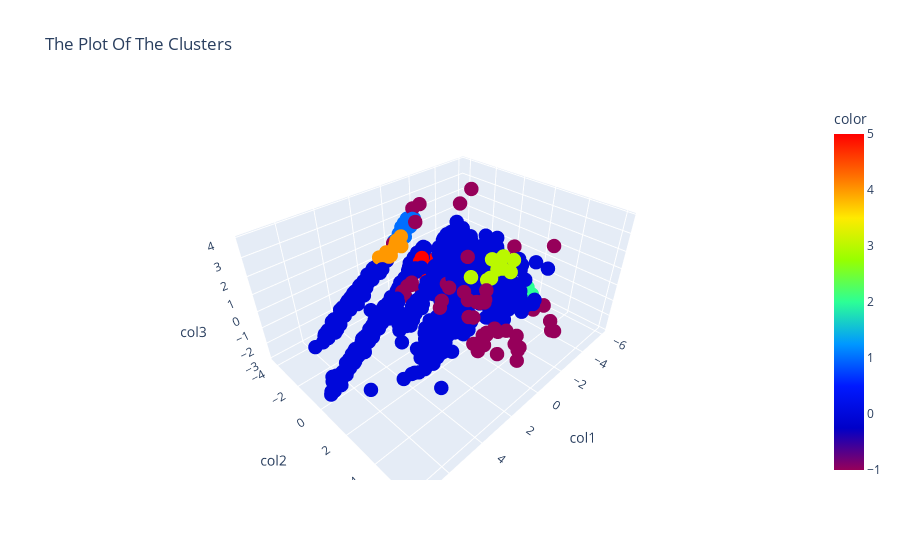

Notebook source saved alongside this figure:
### Code cell
import numpy as np
import plotly.express as px

# Create a 3D scatter plot
fig = px.scatter_3d(x=df3["col1"], y=df3["col2"], z=df3["col3"],
                    title="The Plot Of The Clusters",color=cluster_assignments1,
                    color_continuous_scale='Rainbow',
                    labels={'x': 'col1', 'y': 'col2', 'z': "col3"})

fig.update_traces(marker=dict(size=5))

# Show the plot
fig.show()

### Figure 1 — Plotly figure (JSON) as saved in the notebook; plotly's stock layout.template omitted (floating-point values rounded to 4 significant figures; data arrays with more than 128 entries replaced by an {"elided": "..."} marker saying what was removed)
{"data": [{"hovertemplate": "col1=%{x}<br>col2=%{y}<br>col3=%{z}<br>color=%{marker.color}<extra></extra>", "legendgroup": "", "marker": {"color": {"elided": "2236 int values"}, "coloraxis": "coloraxis", "size": 5, "symbol": "circle"}, "mode": "markers", "name": "", "scene": "scene", "showlegend": false, "type": "scatter3d", "x": {"elided": "2236 float values"}, "y": {"elided": "2236 float values"}, "z": {"elided": "2236 float values"}}], "layout": {"coloraxis": {"colorbar": {"title": {"text": "color"}}, "colorscale": [[0, "rgb(150,0,90)"], [0.125, "rgb(0,0,200)"], [0.25, "rgb(0,25,255)"], [0.375, "rgb(0,152,255)"], [0.5, "rgb(44,255,150)"], [0.625, "rgb(151,255,0)"], [0.75, "rgb(255,234,0)"], [0.875, "rgb(255,111,0)"], [1, "rgb(255,0,0)"]]}, "legend": {"tracegroupgap": 0}, "scene": {"domain": {"x": [0, 1], "y": [0, 1]}, "xaxis": {"title": {"text": "col1"}}, "yaxis": {"title": {"text": "col2"}}, "zaxis": {"title": {"text": "col3"}}}, "title": {"text": "The Plot Of The Clusters"}}}
